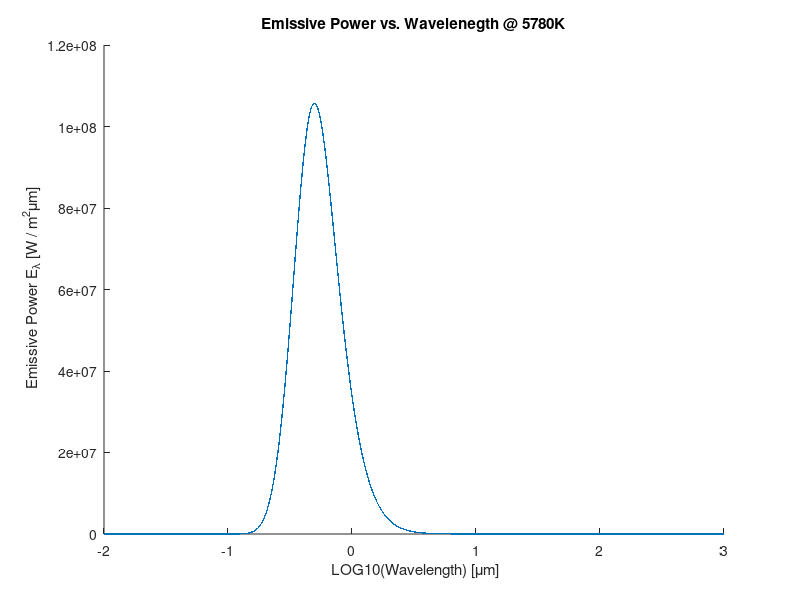

The MATLAB script that drew this image:
% Problem 21-21
% Ian Adler
clc; close all; clear all;

C1 = 3.74177*10^8; % [W*um^4/m^2]
C2 = 1.43878*10^4; % [um*K]
T = 5780; % [K]

wavelength = linspace(0.01,1000,10^7)'; % [um]
    
E_blackbody = C1 ./ ((wavelength.^5) .*...
    (exp(C2./(wavelength*T)))-1);

figure; hold on;
title('Emissive Power vs. Wavelenegth @ 5780K')
xlabel(' LOG10(Wavelength) [{\mu}m]')
ylabel(' Emissive Power E_{\lambda} [W / m^{2}{\mu}m]')
plot(log10(wavelength),(E_blackbody), '.', 'markersize',3);



















%wavelength = linspace(1.2589,1000,10^7)'; % [um]

% for i = 1:length(wavelength)
%     
%     lambda = wavelength(i);
%     E_blackbody(i) = C1 / (lambda^5 * (exp(C2/(lambda*T))-1));
% end
% 
% figure;
% loglog(wavelength,E_blackbody, '.', 'markersize',3);
    